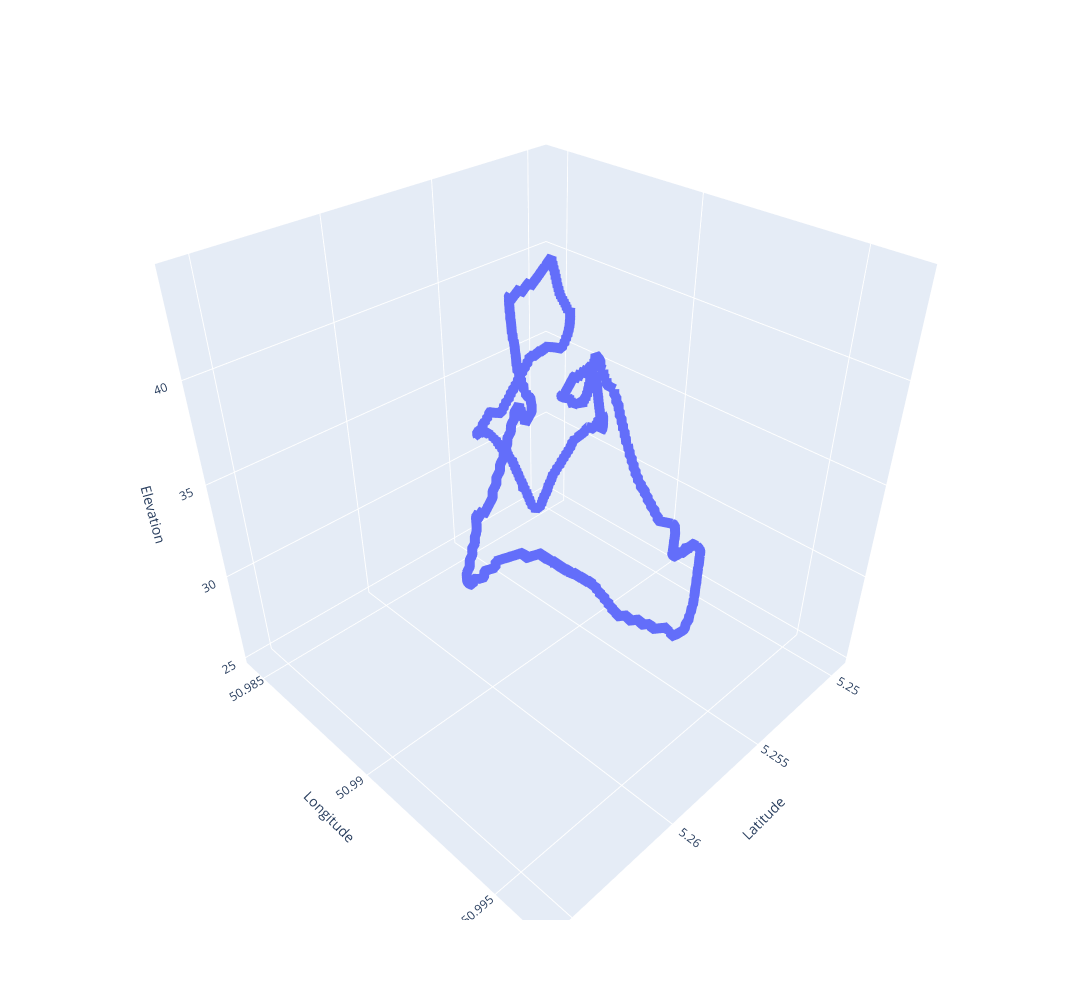

The notebook cell this image was saved under:
### Code cell
# Convert filtered_route_data to a DataFrame
df = pd.DataFrame(route_data, columns=['latitude', 'longitude', 'elevation'])

# Visualize route in 3D
fig = px.line_3d(df, x='longitude', y='latitude', z='elevation')
fig.update_traces(line=dict(width=20))
fig.update_layout(
    width=1500,  
    height=1000,  
    scene=dict(
        xaxis_title='Latitude',
        yaxis_title='Longitude',
        zaxis_title='Elevation'
    )
)

fig.show()

### Figure 1 — Plotly figure (JSON) as saved in the notebook; plotly's stock layout.template omitted (floating-point values rounded to 4 significant figures; data arrays with more than 128 entries replaced by an {"elided": "..."} marker saying what was removed)
{"data": [{"hovertemplate": "longitude=%{x}<br>latitude=%{y}<br>elevation=%{z}<extra></extra>", "legendgroup": "", "line": {"color": "#636efa", "dash": "solid", "width": 20}, "marker": {"symbol": "circle"}, "mode": "lines", "name": "", "scene": "scene", "showlegend": false, "type": "scatter3d", "x": {"elided": "2971 float values"}, "y": {"elided": "2971 float values"}, "z": {"elided": "2971 float values"}}], "layout": {"height": 1000, "legend": {"tracegroupgap": 0}, "margin": {"t": 60}, "scene": {"domain": {"x": [0, 1], "y": [0, 1]}, "xaxis": {"title": {"text": "Latitude"}}, "yaxis": {"title": {"text": "Longitude"}}, "zaxis": {"title": {"text": "Elevation"}}}, "width": 1500}}
